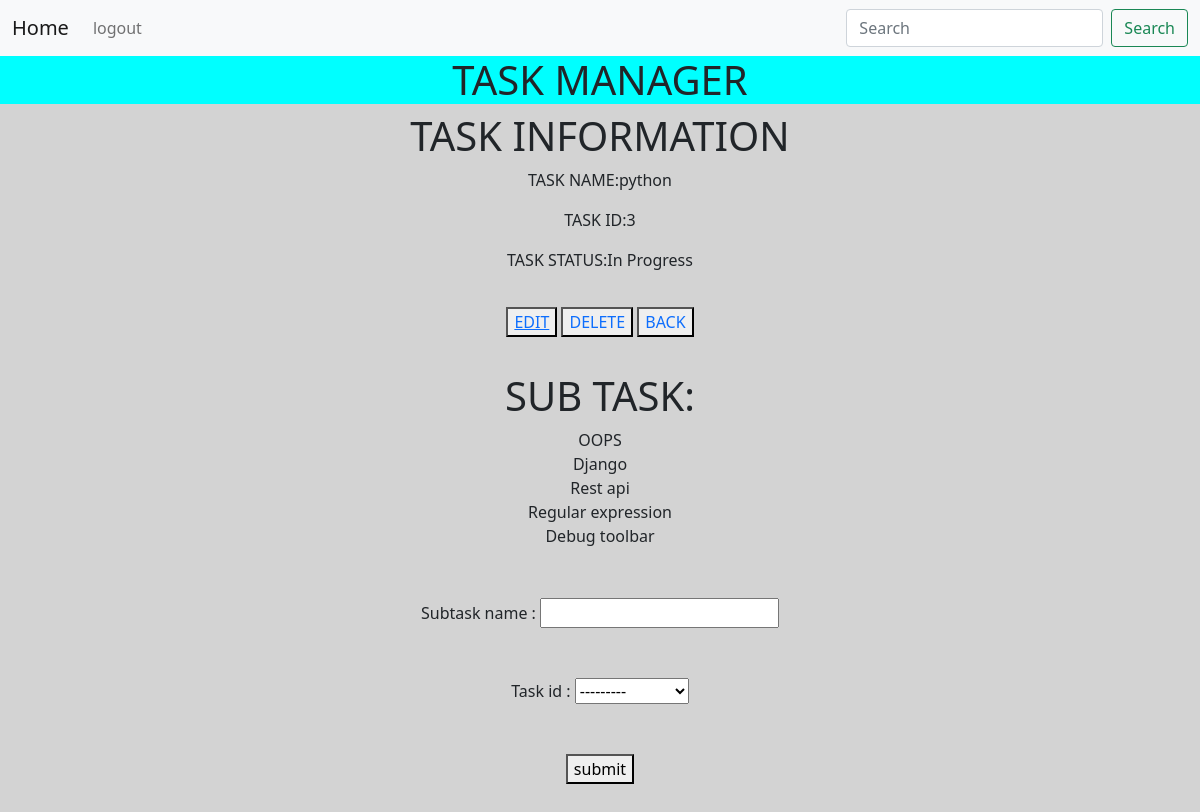
The page /task_detail/3 (signed in) on the database as committed earlier.
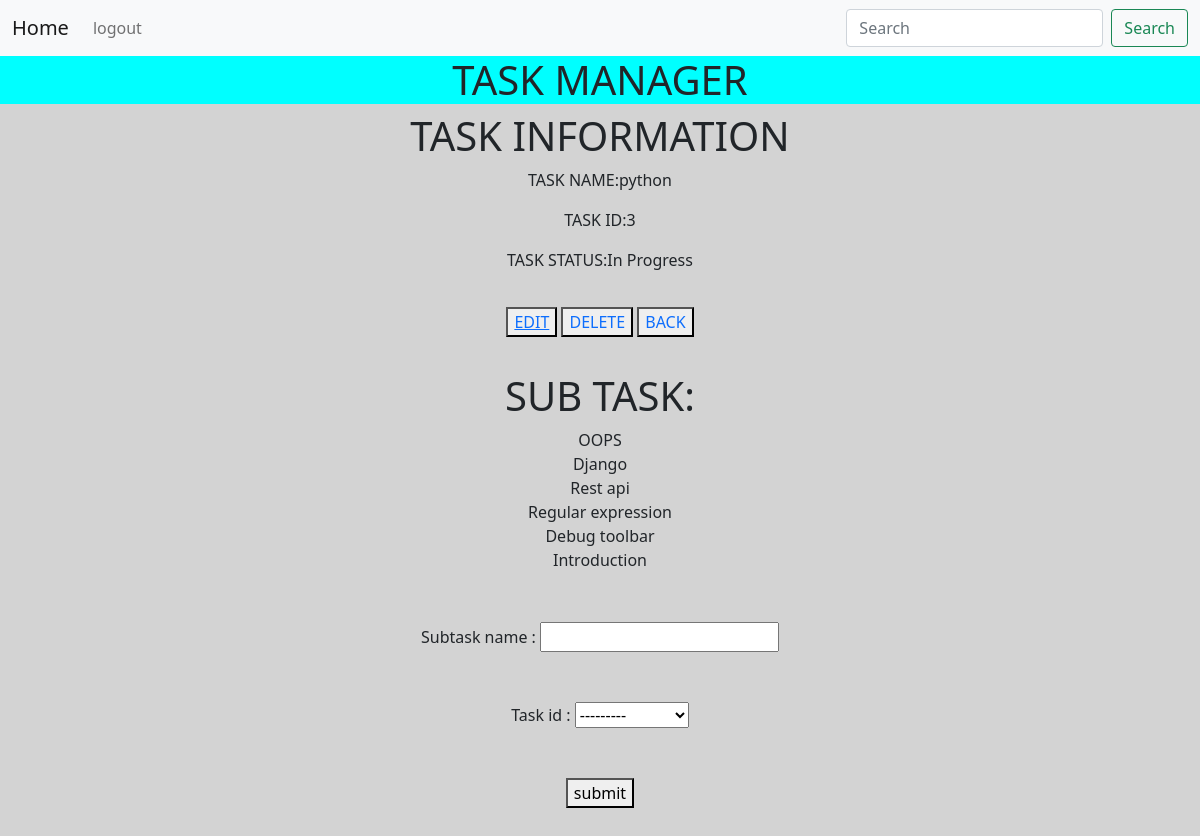
The same page on the database as committed later.
### task/models.py (models this page shows)
class Task(models.Model):
    task_name = models.CharField(max_length=100)
    STATUS_CHOICES = (
        (1, 'Not Started'),
        (2, 'In Progress'),
        (3, 'Completed'),
    )
    Status = models.IntegerField(choices=STATUS_CHOICES)
    owner = models.ForeignKey(User, on_delete=models.CASCADE)
    created_at = models.DateTimeField(auto_now_add=True, blank=True)
    updated_at = models.DateTimeField(auto_now=True, blank=True)
    def __str__(self):
        return self.task_name

class SubtaskModel(models.Model):
    subtask_name = models.CharField(max_length=100)
    task_id = models.ForeignKey(Task, on_delete=models.CASCADE)
    created_at = models.DateTimeField(auto_now_add=True, blank=True)
    def __str__(self):
        return self.subtask_name

### task/views.py (the view)
# urls.py: path("task_detail/<int:pk>", views.task_detail, name='task_detail'),
@login_required
def task_detail(request, pk):
    if request.method == 'GET':
        task_data = Task.objects.get(id=pk)
        print(task_data)
        sub_task_data = SubtaskModel.objects.filter(task_id=pk)
        sub_task_form = SubTaskForm()
        return render(request, 'task_detail.html', {'data': sub_task_form, 'sub_task_data': sub_task_data, 'task_data': task_data})

### task/forms.py
class SubTaskForm(forms.ModelForm):
    class Meta:
        model = SubtaskModel
        fields = ['subtask_name', 'task_id']

### task/templates/task_detail.html (shortened to what this page needs)
{% extends 'base_index.html' %}
{% block body %}
<body style="background-color: lightgrey;text-align: center;">
    <h1 style="background-color: aqua;">TASK MANAGER</h1>
    <div>
        <h1>TASK INFORMATION</h1>
        <div>
            <p>TASK NAME:{{task_data.task_name}}</p>
            <p> TASK ID:{{task_data.id}}</p>
            <p> TASK STATUS:{{task_data.get_Status_display}}</p>
            <div style="margin: 35px;">
                <button><a href="{% url 'edit_task' task_data.id %}">EDIT</a></button>
                <button><a style="text-decoration: none;"
                        href="{% url 'delete_task' task_data.id %}">DELETE</a></button>
                <button><a style="text-decoration: none;" href="{% url 'task_list' %}">BACK</a></button>
            </div>
        </div>
    </div>
    <div>
        <h1>SUB TASK:</h1>
        <div>
            {% for k in sub_task_data %}
            <div>
                {{k}}
            </div>
            {% endfor %}
        </div>
    </div>
    <div style="margin: 50px;">
        <form action="{% url 'add_sub_task' %}" method="post">
            {% for i in data %}
            <div style="margin-bottom: 50px;">
                {{i.label}} : {{i}}
            </div>
            {% endfor %}
            <button type="submit">submit</button>
        </form>
    </div>
</body>
{% endblock %}

### task/templates/base_index.html (shortened to what this page needs)
<!DOCTYPE html>
<html lang="en">
<head>
    <link href="https://cdn.jsdelivr.net/npm/bootstrap@5.0.2/dist/css/bootstrap.min.css" rel="stylesheet"
>
</head>
<body>
    {% include 'navbar.html' %}
    {% block body %}
    {% endblock %}
</body>
</html>

### task/templates/navbar.html (shortened to what this page needs)
<nav class="navbar navbar-expand-lg navbar-light bg-light">
    <div class="container-fluid">
        <a class="navbar-brand" href="{% url 'home' %}">Home</a>
        <div class="collapse navbar-collapse" id="navbarSupportedContent">
            <ul class="navbar-nav me-auto mb-2 mb-lg-0">
                {% if user.is_authenticated %}
                <li class="nav-item">
                    <a class="nav-link" href="{% url 'log_out' %}">logout</a>
                </li>
                {% else %}
                <li class="nav-item">
                    <a class="nav-link" href="{% url 'login' %}">login</a>
                </li>
                {% endif %}
            </ul>
            <form class="d-flex">
                <input class="form-control me-2" type="search" placeholder="Search" aria-label="Search">
                <button class="btn btn-outline-success" type="submit">Search</button>
            </form>
        </div>
    </div>
</nav>

Rows that differ between the two databases and show on the page:
added SubtaskModel: subtask_name "Introduction"
